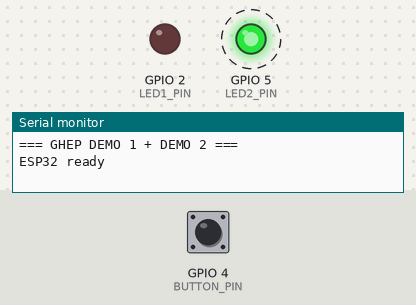
The program below on a simulated ESP32. Parts: output pins drawn as LEDs (lit = HIGH), the last lines printed to the serial monitor. Dashed ring = blinking. The test bench sets the inputs (shaded band); at power-on: GPIO 4 (BUTTON_PIN) HIGH.

Above: at 0.87 s.
1.3 s: GPIO 4 (BUTTON_PIN) pulled LOW for 0.15 s
At 1.87 s:
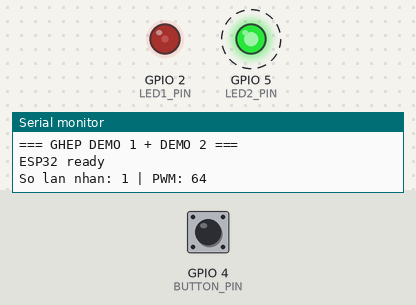
4.3 s: GPIO 4 (BUTTON_PIN) pulled LOW for 1 s
At 4.87 s:
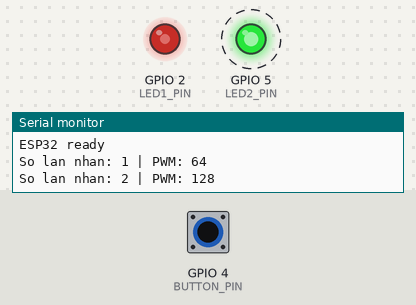
7.3 s: GPIO 4 (BUTTON_PIN) pulled LOW for 0.15 s
At 7.87 s:
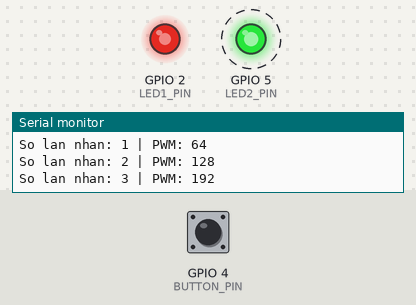
10.3 s: GPIO 4 (BUTTON_PIN) pulled LOW for 3.2 s
At 10.87 s:
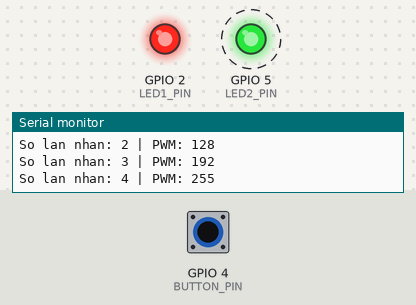
Timing chart, 0 to 16.0 s (numbered marks = the images above; inputs shaded):
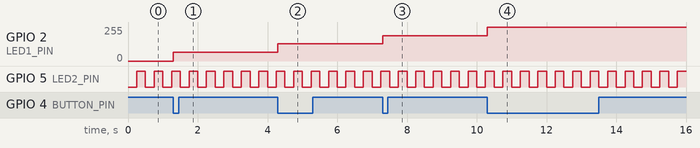

Measured:
- after the input at 1.3 s, GPIO 2 (LED1_PIN): 0/255 → 64/255 at once
- after the input at 4.3 s, GPIO 2 (LED1_PIN): 64/255 → 128/255 at once
- after the input at 7.3 s, GPIO 2 (LED1_PIN): 128/255 → 191/255 at once
- after the input at 10.3 s, GPIO 2 (LED1_PIN): 191/255 → 255/255 at once
- by itself, GPIO 5 (LED2_PIN): alternates HIGH for 0.25 s and LOW for 0.25 s

The program:

main.cpp
```cpp
#include <Arduino.h>
#include <stddef.h>

// =========================
// Pin configuration
// =========================
constexpr uint8_t BUTTON_PIN = 4;
constexpr uint8_t LED1_PIN = 2;
constexpr uint8_t LED2_PIN = 5;

// =========================
// Button / PWM configuration
// =========================
constexpr uint32_t DEBOUNCE_MS = 50;
constexpr uint8_t LEDC_CHANNEL = 0;
constexpr uint32_t PWM_FREQUENCY = 5000;
constexpr uint8_t PWM_RESOLUTION = 8;

// Duty sequence: 0%, 25%, 50%, 75%, 100%
constexpr uint8_t PWM_LEVELS[] = {0, 64, 128, 192, 255};
constexpr size_t PWM_LEVEL_COUNT = sizeof(PWM_LEVELS) / sizeof(PWM_LEVELS[0]);

// =========================
// Hardware timer configuration
// 80 MHz / 80 = 1 MHz -> 1 tick = 1 us
// 250,000 us = 250 ms
// =========================
hw_timer_t *timer = nullptr;

volatile uint32_t pressCount = 0;
volatile uint32_t lastButtonInterruptMs = 0;
volatile bool timerFlag = false;

bool led2State = false;
uint32_t processedPressCount = 0;

void IRAM_ATTR buttonISR()
{
    const uint32_t now = millis();

    if (now - lastButtonInterruptMs >= DEBOUNCE_MS) {
        ++pressCount;
        lastButtonInterruptMs = now;
    }
}

void IRAM_ATTR timerISR()
{
    timerFlag = true;
}

void setup()
{
    Serial.begin(115200);

    // Button: released = HIGH, pressed = LOW.
    pinMode(BUTTON_PIN, INPUT_PULLUP);
    pinMode(LED2_PIN, OUTPUT);
    digitalWrite(LED2_PIN, LOW);

    // LED1: LEDC PWM, 5 kHz, 8-bit.
    ledcSetup(LEDC_CHANNEL, PWM_FREQUENCY, PWM_RESOLUTION);
    ledcAttachPin(LED1_PIN, LEDC_CHANNEL);
    ledcWrite(LEDC_CHANNEL, PWM_LEVELS[0]);

    // External interrupt on the falling edge.
    attachInterrupt(
        digitalPinToInterrupt(BUTTON_PIN),
        buttonISR,
        FALLING
    );

    // Hardware timer: 80 MHz / 80 = 1 MHz.
    timer = timerBegin(0, 80, true);
    timerAttachInterrupt(timer, &timerISR, true);
    timerAlarmWrite(timer, 250000, true);
    timerAlarmEnable(timer);

    Serial.println("=== GHEP DEMO 1 + DEMO 2 ===");
    Serial.println("ESP32 ready");
}

void loop()
{
    // Process button presses recorded by the external interrupt.
    uint32_t currentPressCount;
    noInterrupts();
    currentPressCount = pressCount;
    interrupts();

    if (currentPressCount != processedPressCount) {
        // Handle every valid press that has not been printed yet.
        while (processedPressCount < currentPressCount) {
            ++processedPressCount;
            const uint8_t duty = PWM_LEVELS[processedPressCount % PWM_LEVEL_COUNT];

            ledcWrite(LEDC_CHANNEL, duty);

            Serial.print("So lan nhan: ");
            Serial.print(processedPressCount);
            Serial.print(" | PWM: ");
            Serial.println(duty);
        }
    }

    // Process the hardware-timer event outside the ISR.
    bool timerEvent = false;
    noInterrupts();
    if (timerFlag) {
        timerFlag = false;
        timerEvent = true;
    }
    interrupts();

    if (timerEvent) {
        led2State = !led2State;
        digitalWrite(LED2_PIN, led2State ? HIGH : LOW);
    }
}
```
